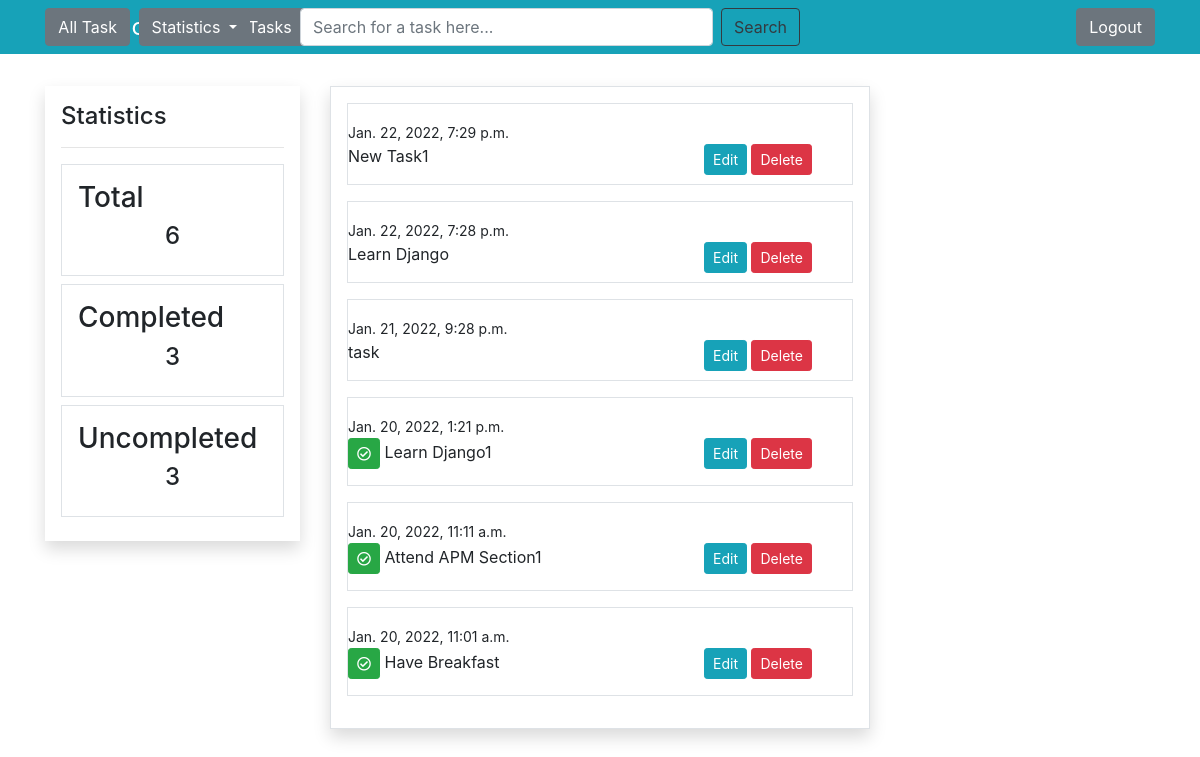
The app's page / (signed in) with its own data.
### ToDo/models.py (models this page shows)
class Task(models.Model):
    user = models.ForeignKey(User, on_delete=models.CASCADE, null=True, blank=True)
    content = models.CharField(max_length=50)
    date_created = models.DateTimeField(auto_now_add=True)
    completed = models.BooleanField(default=False)
    '''
    def __str__(self):
        return f'{self.content}'
    '''
    class Meta:
        ordering = ['-date_created']

### ToDo/views.py (the view)
# urls.py: path('', views.index, name='todo-index'),
@login_required(login_url='todo-login')
def index(request):
    if request.user.is_authenticated:
        tasks = Task.objects.filter(user=request.session.get('user_id'))
        count_tasks = tasks.filter(user=request.session.get('user_id')).count()
        completed_tasks = Task.objects.filter(completed=True).filter(user=request.session.get('user_id'))
        count_completed_tasks = completed_tasks.filter(user=request.session.get('user_id')).count()
        un_completed_tasks = Task.objects.filter(completed=False).filter(user=request.session.get('user_id'))
        count_un_completed_tasks = un_completed_tasks.filter(user=request.session.get('user_id')).count()
        context = {
            'tasks': tasks,
            'count_tasks': count_tasks,
            'count_completed_tasks': count_completed_tasks,
            'count_un_completed_tasks': count_un_completed_tasks,
        }
        return render(request, 'todo/index.html', context)
    else:
        return render(request, 'Accounts/Login.html')

### templates/todo/index.html (shortened to what this page needs)
{% extends 'partials/base.html' %}
{% block content %}
<div class="border p-3 shadow">
    {% for ToDo in tasks%}
    <div class="border pt-3 mb-3">
        <small>{{ToDo.date_created}}</small>
        <div class="row">
            <div class="col-md-8">
                {% if ToDo.completed == True%}
                <p><span class="btn btn-success btn-sm"><i class="far fa-check-circle"> </i>
                </span> {{ToDo.content}}</p>
                {%else%}
                <p> {{ToDo.content}}</p>
                {%endif%}
            </div>
            <div class="col-md-4">
                <a class="btn btn-info btn-sm" href="{% url 'update' ToDo.id %}">Edit</a>
                <a class="btn btn-danger btn-sm" href="{% url 'delete' ToDo.id %}">Delete</a>
            </div>
        </div>
    </div>
    {%endfor%}
</div>
</div>
{% endblock %}

### templates/partials/base.html (shortened to what this page needs)
<!doctype html>
<html lang="en">
<head>
    <link href="https://cdn.jsdelivr.net/npm/bootstrap@4.6.1/dist/css/bootstrap.min.css"
 rel="stylesheet">
    <link href="https://use.fontawesome.com/releases/v5.15.4/css/all.css"
 rel="stylesheet">
</head>
<body>
{% include 'partials/nav.html' %}
<div class="container">
    <div class="row mt-3 pt-3">
        <div class="col-md-3">
            {% include 'partials/aside.html' %}
        </div>
        <div class="col-md-6">
            {% block content %}
            {% endblock %}
        </div>
    </div>
</body>
</html>

### templates/partials/nav.html (shortened to what this page needs)
<nav class="navbar navbar-expand-lg navbar-info bg-info">
    <div class="container">
        <span class="hellomessage">Hello,{{request.user}}</span>
        <div class="collapse navbar-collapse" id="navbarSupportedContent">
            <ul class="navbar-nav mr-auto">
                <li class="nav-item active">
                    <a class="btn btn-secondary" href="{% url 'add-task' %}">Add Tasks</a>
                </li>
                <li class="all_task">
                    <a class="btn btn-secondary" href="{% url 'todo-index' %}">All Task</a>
                </li>
                <div class="dropdown-show">
                  <a class="btn btn-secondary dropdown-toggle" href="#" role="button" id="dropdownMenuLink" data-toggle="dropdown" aria-haspopup="true" aria-expanded="false">
                   Statistics
                  </a>
                </div>
            </ul>
            <form class="d-flex" method=POST action="{% url 'search' %}">
               <input class="form-control mr-sm-2" type="search" placeholder="Search for a task here..." aria-label="Search"
               name="searched">
               <button class="btn btn-outline-dark  my-2 my-sm-0" type="submit">Search</button>
            </form>
            <span><a class="btn btn-secondary" href="{% url 'todo-logout' %}">Logout</a></span>
        </div>
    </div>
</nav>

### templates/partials/aside.html
<div class="p-3 shadow">
    <h4>Statistics</h4>
    <hr>
    <div class="border p-3 mb-2">
        <h3>Total</h3>
        <h4 class="text-center">{{count_tasks}}</h4>
    </div>
    <div class="border p-3 mb-2">
        <h3>Completed</h3>
        <h4 class="text-center">{{count_completed_tasks}}</h4>
    </div>
    <div class="border p-3 mb-2">
        <h3>Uncompleted</h3>
        <h4 class="text-center">{{count_un_completed_tasks}}</h4>
    </div>
</div>

### templates/partials/nav.html (style rules this page uses)
.hellomessage { font-size:24px; color: #fff; margin-right: 20px; }
.d-flex { position: absolute; right: 400px; width: 500px; }
.dropdown-show { position: absolute; right: 950px; }
.all_task { position: absolute; right: 1070px; }

### records on screen
Task: date_created "Jan. 22, 2022, 7:29 p.m.", content "New Task1"
Task: date_created "Jan. 22, 2022, 7:28 p.m.", content "Learn Django"
Task: date_created "Jan. 21, 2022, 9:28 p.m.", content "task"
Task: date_created "Jan. 20, 2022, 1:21 p.m.", content "Learn Django1"
Task: date_created "Jan. 20, 2022, 11:11 a.m.", content "Attend APM Section1"
Task: date_created "Jan. 20, 2022, 11:01 a.m.", content "Have Breakfast"

### other values on screen
{{ count_tasks }} "6"
{{ count_completed_tasks }} "3"
{{ count_un_completed_tasks }} "3"
